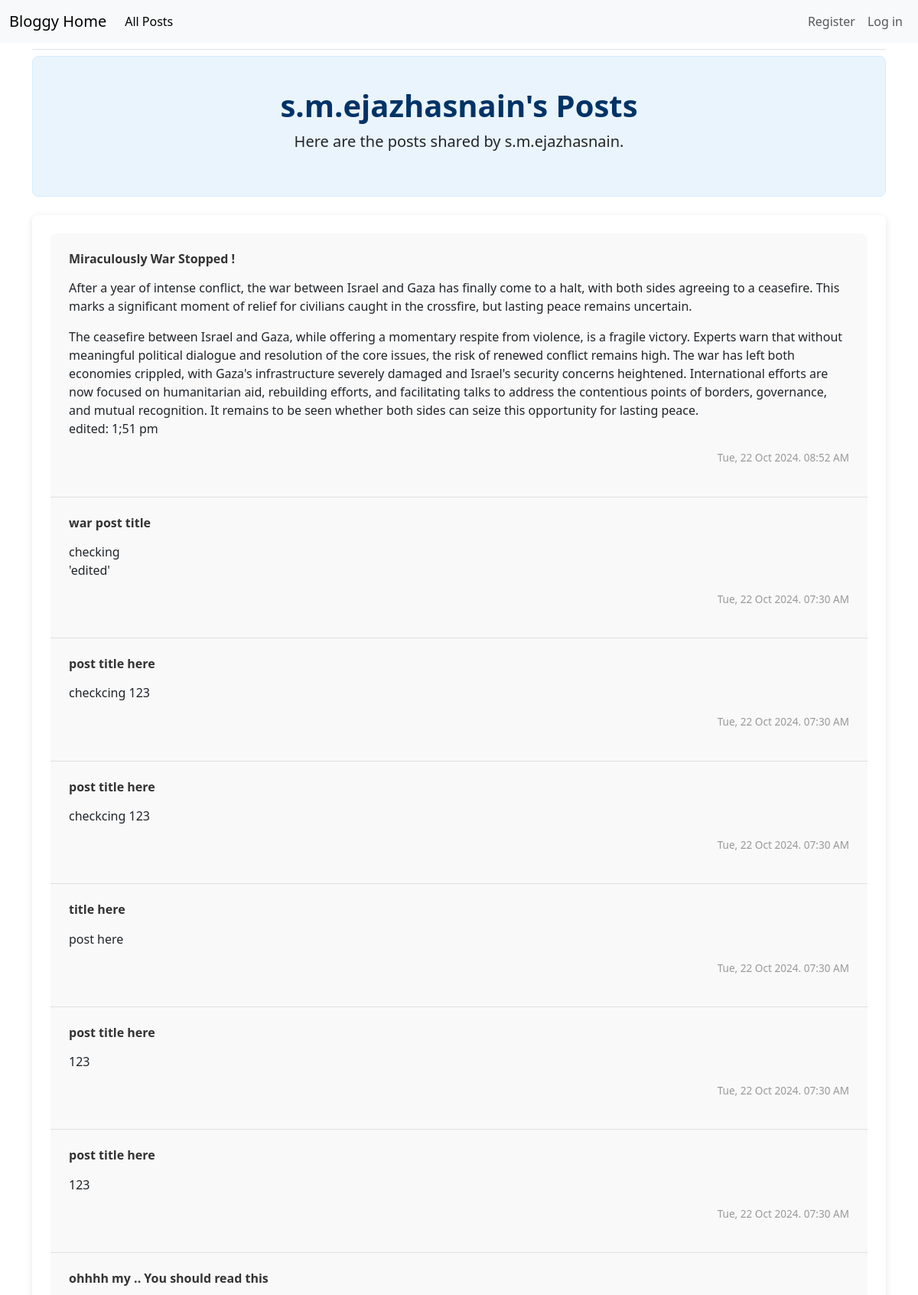
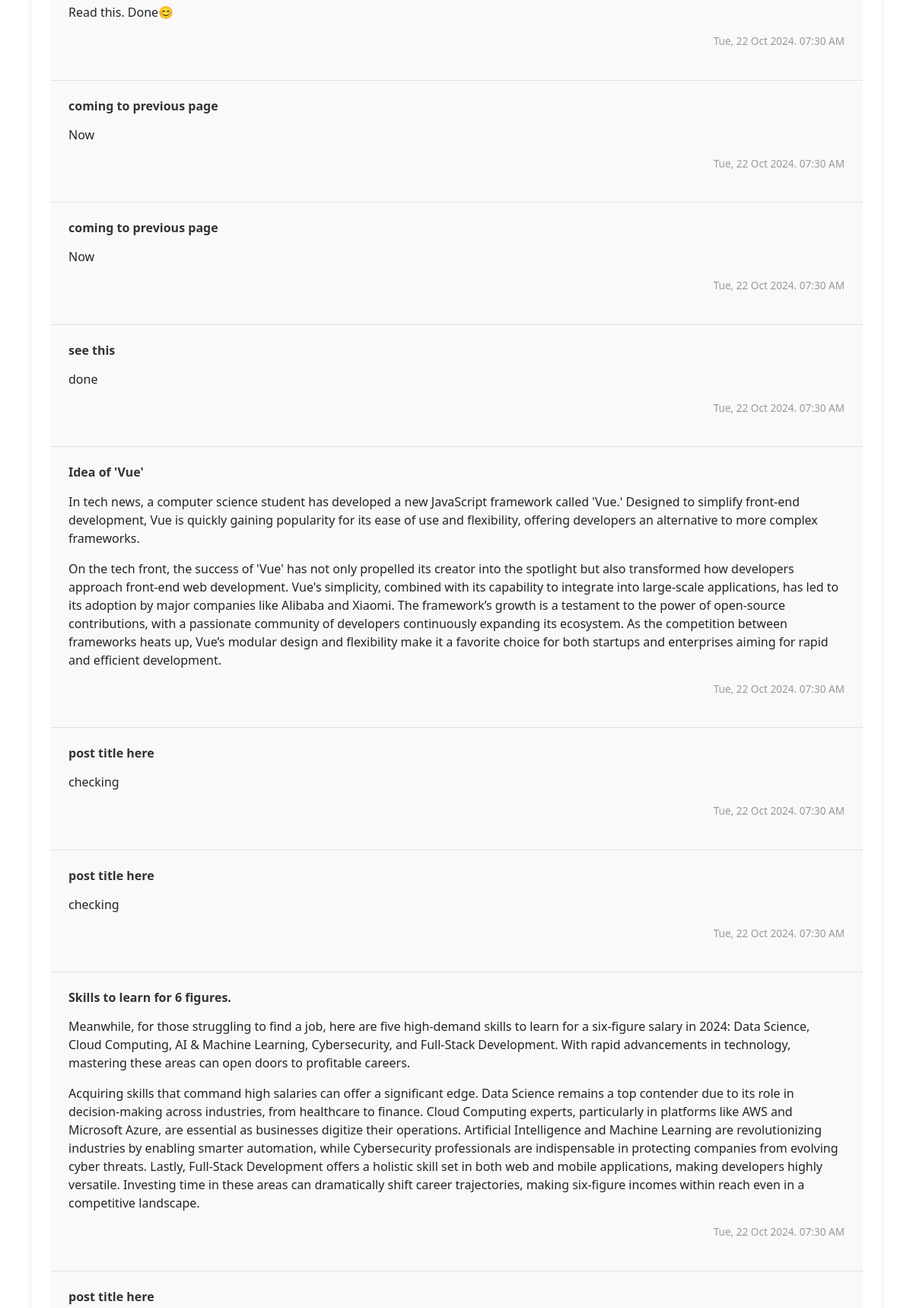
Screenshot of /user_posts/s.m.ejazhasnain/ (upper part) with the database file from the repository (2 pictures, top to bottom).
### blogs/models.py (models this page shows, shortened)
class blog_post(models.Model): # if forgot models.Model then app won't makemigrations.
    f_key=models.ForeignKey(blog_name,on_delete=models.CASCADE)
    post_name=models.CharField(max_length=150)
    post=models.TextField()
    post_date=models.DateTimeField(auto_now_add=True)

### blogs/views.py (the view)
# urls.py: path('user_posts/<str:username>/', views.user_posts, name='user_posts'),
def user_posts(request, username):
    user_posts = blog_post.objects.filter(f_key__user__username=username).order_by('-post_date')
    context = {'user_posts': user_posts, 'author': username}
    return render(request, 'blogs/user_posts.html', context)

### blogs/templates/blogs/user_posts.html (shortened to what this page needs)
{% extends "blogs/base.html" %}
{% load django_bootstrap5 %}
{% block content %}
<div class="p-3 mb-4" style="background-color: #eaf4fc; border: 1px solid #d5ecff; border-radius: .5rem;">
    <div class="container-fluid text-center py-4">
        <h5 class="display-6 fw-bold" style="color: #003366;">{{ author }}'s Posts</h5>
        <p class="lead">Here are the posts shared by {{ author }}.</p>
    </div>
</div>
<div class="mb-4"
    style="padding: 1.5rem; background-color: #ffffff; border-radius: 0.5rem; box-shadow: 0 2px 10px rgba(0, 0, 0, 0.1);">
    <ul class="list-group" style="border-radius: 0.5rem; overflow: hidden;">
        {% for post in user_posts %}
        <li class="list-group-item"
            style="border: none; background-color: #f9f9f9; padding: 1.5rem; border-bottom: 1px solid #e0e0e0;">
            <h6 class="fw-bold" style="color: #333; margin-bottom: 0.5rem;">{{ post.post_name }}</h6>
            <p style="color: #555; line-height: 1.6;">{{ post.post|linebreaks }}</p>
            <p style="float:right; font-size: 0.85rem; color: #999;">{{ post.post_date|date:'D, d M Y. h:i A' }}</p>
        </li>
        {% endfor %}
    </ul>
</div>
{% endblock content %}

### rows the page displays
blog_post: post_name "Miraculously War Stopped !", post "After a year of intense conflict, the war between Israel and Gaza has finally come to a halt, with both sides agreeing to a ceasefire. This marks a significant moment of relief for civilians caught in the crossfire, but lasting peace remains uncertain. The ceasefire between Israel and Gaza, while offering a momentary respite from violence, is a fragile victory. Experts warn that without meaningful political dialogue and resolution of the core issues, the risk of renewed conflict remains high. The war has left both economies crippled, with Gaza's infrastructure severely damaged and Israel's security concerns heightened. International efforts are now focused on humanitarian aid, rebuilding…", post_date "Tue, 22 Oct 2024. 08:52 AM"
blog_post: post_name "war post title", post "checking 'edited'", post_date "Tue, 22 Oct 2024. 07:30 AM"
blog_post: post_name "post title here", post "checkcing 123", post_date "Tue, 22 Oct 2024. 07:30 AM"
blog_post: post_name "post title here", post "checkcing 123", post_date "Tue, 22 Oct 2024. 07:30 AM"
blog_post: post_name "title here", post "post here", post_date "Tue, 22 Oct 2024. 07:30 AM"
blog_post: post_name "post title here", post "123", post_date "Tue, 22 Oct 2024. 07:30 AM"
blog_post: post_name "post title here", post "123", post_date "Tue, 22 Oct 2024. 07:30 AM"
blog_post: post_name "ohhhh my .. You should read this", post "Read this. Done😊", post_date "Tue, 22 Oct 2024. 07:30 AM"
blog_post: post_name "coming to previous page", post "Now", post_date "Tue, 22 Oct 2024. 07:30 AM"
blog_post: post_name "coming to previous page", post "Now", post_date "Tue, 22 Oct 2024. 07:30 AM"
blog_post: post_name "see this", post "done", post_date "Tue, 22 Oct 2024. 07:30 AM"
blog_post: post_name "Idea of 'Vue'", post "In tech news, a computer science student has developed a new JavaScript framework called 'Vue.' Designed to simplify front-end development, Vue is quickly gaining popularity for its ease of use and flexibility, offering developers an alternative to more complex frameworks. On the tech front, the success of 'Vue' has not only propelled its creator into the spotlight but also transformed how developers approach front-end web development. Vue's simplicity, combined with its capability to integrate into large-scale applications, has led to its adoption by major companies like Alibaba and Xiaomi. The framework’s growth is a testament to the power of open-source contributions, with a passionate…", post_date "Tue, 22 Oct 2024. 07:30 AM"
blog_post: post_name "post title here", post "checking", post_date "Tue, 22 Oct 2024. 07:30 AM"
blog_post: post_name "post title here", post "checking", post_date "Tue, 22 Oct 2024. 07:30 AM"
blog_post: post_name "Skills to learn for 6 figures.", post "Meanwhile, for those struggling to find a job, here are five high-demand skills to learn for a six-figure salary in 2024: Data Science, Cloud Computing, AI & Machine Learning, Cybersecurity, and Full-Stack Development. With rapid advancements in technology, mastering these areas can open doors to profitable careers. Acquiring skills that command high salaries can offer a significant edge. Data Science remains a top contender due to its role in decision-making across industries, from healthcare to finance. Cloud Computing experts, particularly in platforms like AWS and Microsoft Azure, are essential as businesses digitize their operations. Artificial Intelligence and Machine Learning are…", post_date "Tue, 22 Oct 2024. 07:30 AM"
blog_post: post_name "post title here"

### other values shown
{{ author }} "s.m.ejazhasnain"
